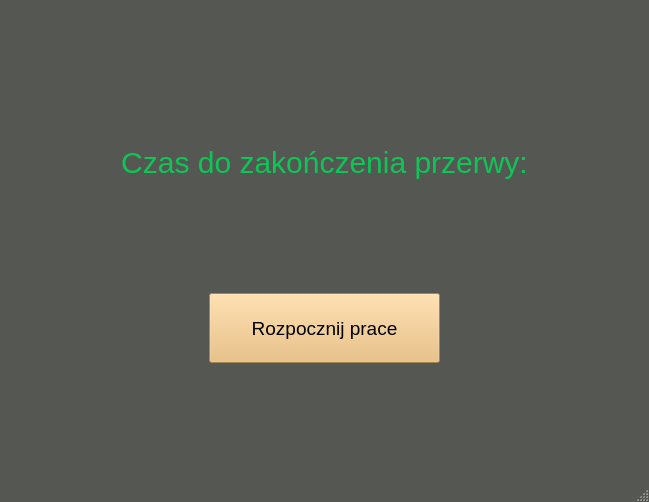
<?xml version="1.0" encoding="UTF-8"?>
<ui version="4.0">
 <class>MainWindow</class>
 <widget class="QMainWindow" name="MainWindow">
  <property name="geometry">
   <rect>
    <x>0</x>
    <y>0</y>
    <width>649</width>
    <height>502</height>
   </rect>
  </property>
  <property name="windowTitle">
   <string>MainWindow</string>
  </property>
  <property name="autoFillBackground">
   <bool>false</bool>
  </property>
  <property name="styleSheet">
   <string notr="true">#MainWindow{
background:rgb(85, 87, 83);
}
#centralwidget{
background:rgb(85, 87, 83);
}

QLabel{
color:rgb(13, 198, 86);
font-size:30px;
}

QPushButton{
background:rgb(233, 185, 110);
font-size:19px;
}</string>
  </property>
  <widget class="QWidget" name="centralwidget">
   <property name="autoFillBackground">
    <bool>false</bool>
   </property>
   <layout class="QVBoxLayout" name="verticalLayout">
    <item>
     <widget class="QLabel" name="labInfo">
      <property name="sizePolicy">
       <sizepolicy hsizetype="Preferred" vsizetype="Expanding">
        <horstretch>0</horstretch>
        <verstretch>3</verstretch>
       </sizepolicy>
      </property>
      <property name="text">
       <string>Czas do zakończenia przerwy:</string>
      </property>
      <property name="alignment">
       <set>Qt::AlignBottom|Qt::AlignHCenter</set>
      </property>
     </widget>
    </item>
    <item>
     <widget class="QWidget" name="verticalWidget" native="true">
      <property name="sizePolicy">
       <sizepolicy hsizetype="Preferred" vsizetype="Expanding">
        <horstretch>0</horstretch>
        <verstretch>5</verstretch>
       </sizepolicy>
      </property>
      <property name="layoutDirection">
       <enum>Qt::LeftToRight</enum>
      </property>
      <layout class="QVBoxLayout" name="verticalLayout_2">
       <property name="leftMargin">
        <number>200</number>
       </property>
       <property name="rightMargin">
        <number>200</number>
       </property>
       <item>
        <widget class="QPushButton" name="btnStartWork">
         <property name="sizePolicy">
          <sizepolicy hsizetype="Minimum" vsizetype="Preferred">
           <horstretch>0</horstretch>
           <verstretch>0</verstretch>
          </sizepolicy>
         </property>
         <property name="maximumSize">
          <size>
           <width>16777215</width>
           <height>70</height>
          </size>
         </property>
         <property name="baseSize">
          <size>
           <width>0</width>
           <height>0</height>
          </size>
         </property>
         <property name="layoutDirection">
          <enum>Qt::LeftToRight</enum>
         </property>
         <property name="text">
          <string>Rozpocznij prace</string>
         </property>
        </widget>
       </item>
      </layout>
     </widget>
    </item>
   </layout>
  </widget>
  <widget class="QStatusBar" name="statusbar"/>
 </widget>
 <resources/>
 <connections/>
</ui>
